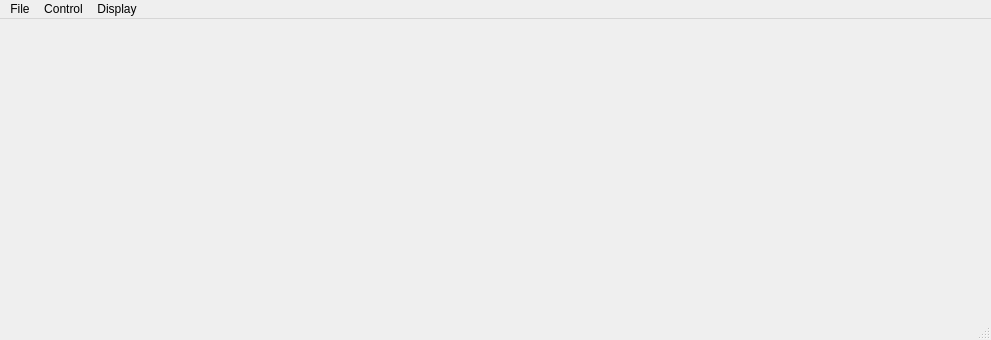
<?xml version="1.0" encoding="UTF-8"?>
<ui version="4.0">
 <class>MainWindow</class>
 <widget class="QMainWindow" name="MainWindow">
  <property name="geometry">
   <rect>
    <x>0</x>
    <y>0</y>
    <width>991</width>
    <height>340</height>
   </rect>
  </property>
  <property name="windowTitle">
   <string>MainWindow</string>
  </property>
  <widget class="QWidget" name="centralwidget">
   <layout class="QVBoxLayout" name="verticalLayout">
    <property name="leftMargin">
     <number>0</number>
    </property>
    <property name="topMargin">
     <number>0</number>
    </property>
    <property name="rightMargin">
     <number>0</number>
    </property>
    <property name="bottomMargin">
     <number>0</number>
    </property>
    <item>
     <layout class="QVBoxLayout" name="verticalLayout_3">
      <property name="leftMargin">
       <number>5</number>
      </property>
      <property name="rightMargin">
       <number>5</number>
      </property>
      <item>
       <widget class="PhGraphicStripView" name="stripView" native="true"/>
      </item>
     </layout>
    </item>
   </layout>
  </widget>
  <widget class="QMenuBar" name="menubar">
   <property name="geometry">
    <rect>
     <x>0</x>
     <y>0</y>
     <width>991</width>
     <height>22</height>
    </rect>
   </property>
   <widget class="QMenu" name="menuFile">
    <property name="title">
     <string>File</string>
    </property>
    <addaction name="actionOpen"/>
   </widget>
   <widget class="QMenu" name="menuControl">
    <property name="title">
     <string>Control</string>
    </property>
    <widget class="QMenu" name="menuVarial_Speed">
     <property name="title">
      <string>Varial Speed</string>
     </property>
     <addaction name="action_3"/>
     <addaction name="action_1"/>
     <addaction name="action_0_5"/>
     <addaction name="action0"/>
     <addaction name="action0_5"/>
     <addaction name="action1"/>
     <addaction name="action3"/>
    </widget>
    <addaction name="actionPlay_pause"/>
    <addaction name="actionPlay_backward"/>
    <addaction name="actionStep_forward"/>
    <addaction name="actionStep_backward"/>
    <addaction name="actionStep_time_forward"/>
    <addaction name="actionStep_time_backward"/>
    <addaction name="menuVarial_Speed"/>
    <addaction name="actionGo_To"/>
   </widget>
   <widget class="QMenu" name="menuDisplay">
    <property name="title">
     <string>Display</string>
    </property>
    <addaction name="actionChange_font"/>
   </widget>
   <addaction name="menuFile"/>
   <addaction name="menuControl"/>
   <addaction name="menuDisplay"/>
  </widget>
  <widget class="QStatusBar" name="statusbar"/>
  <action name="actionOpen">
   <property name="text">
    <string>Open...</string>
   </property>
   <property name="shortcut">
    <string>Ctrl+O</string>
   </property>
  </action>
  <action name="actionPlay_pause">
   <property name="text">
    <string>Play/pause</string>
   </property>
   <property name="shortcut">
    <string>Up</string>
   </property>
  </action>
  <action name="actionPlay_backward">
   <property name="text">
    <string>Play backward</string>
   </property>
   <property name="shortcut">
    <string>Down</string>
   </property>
  </action>
  <action name="actionStep_forward">
   <property name="text">
    <string>Step forward</string>
   </property>
   <property name="shortcut">
    <string>Right</string>
   </property>
  </action>
  <action name="actionStep_backward">
   <property name="text">
    <string>Step backward</string>
   </property>
   <property name="shortcut">
    <string>Left</string>
   </property>
  </action>
  <action name="actionStep_time_forward">
   <property name="text">
    <string>Step time forward</string>
   </property>
   <property name="shortcut">
    <string>Alt+Right</string>
   </property>
  </action>
  <action name="actionStep_time_backward">
   <property name="text">
    <string>Step time backward</string>
   </property>
   <property name="shortcut">
    <string>Alt+Left</string>
   </property>
  </action>
  <action name="action_3">
   <property name="text">
    <string>-3</string>
   </property>
  </action>
  <action name="action_1">
   <property name="text">
    <string>-1</string>
   </property>
  </action>
  <action name="action_0_5">
   <property name="text">
    <string>-0.5</string>
   </property>
  </action>
  <action name="action0">
   <property name="text">
    <string>0</string>
   </property>
  </action>
  <action name="action0_5">
   <property name="text">
    <string>0.5</string>
   </property>
  </action>
  <action name="action1">
   <property name="text">
    <string>1</string>
   </property>
  </action>
  <action name="action3">
   <property name="text">
    <string>3</string>
   </property>
  </action>
  <action name="actionGo_To">
   <property name="text">
    <string>Go to...</string>
   </property>
   <property name="shortcut">
    <string>Ctrl+G</string>
   </property>
  </action>
  <action name="actionChange_font">
   <property name="text">
    <string>Change font</string>
   </property>
  </action>
 </widget>
 <customwidgets>
  <customwidget>
   <class>PhGraphicStripView</class>
   <extends>QWidget</extends>
   <header>PhGraphicStrip/PhGraphicStripView.h</header>
   <container>1</container>
  </customwidget>
 </customwidgets>
 <resources/>
 <connections/>
</ui>
